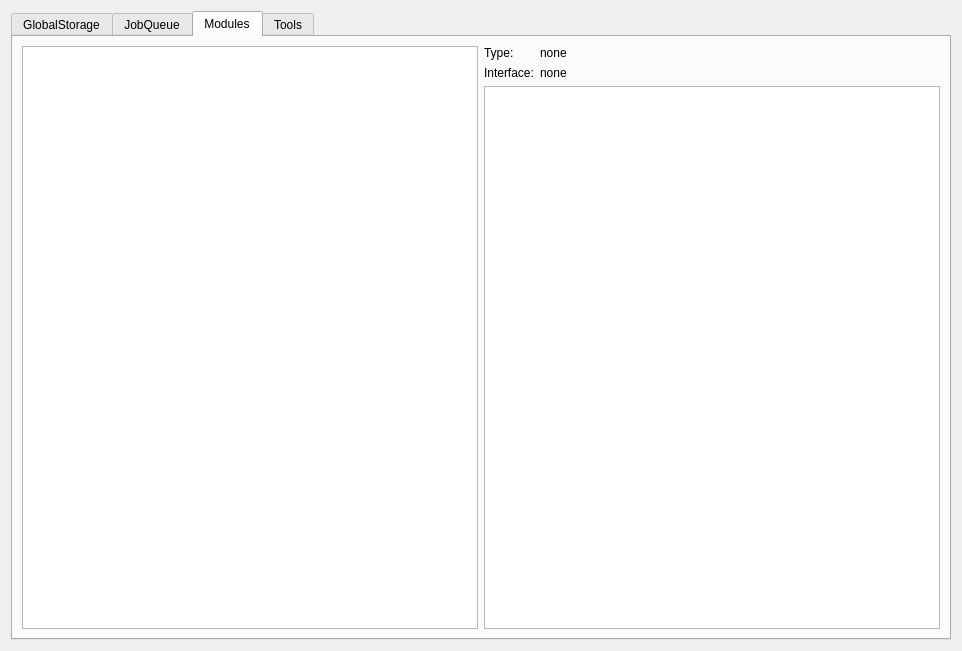
<?xml version="1.0" encoding="UTF-8"?>
<ui version="4.0">
 <class>Calamares::DebugWindow</class>
 <widget class="QWidget" name="Calamares::DebugWindow">
  <property name="geometry">
   <rect>
    <x>0</x>
    <y>0</y>
    <width>962</width>
    <height>651</height>
   </rect>
  </property>
  <property name="windowTitle">
   <string>Form</string>
  </property>
  <layout class="QVBoxLayout" name="verticalLayout">
   <item>
    <widget class="QTabWidget" name="tabWidget">
     <property name="currentIndex">
      <number>2</number>
     </property>
     <widget class="QWidget" name="globalStorageTab">
      <attribute name="title">
       <string>GlobalStorage</string>
      </attribute>
      <layout class="QVBoxLayout" name="verticalLayout_2">
       <item>
        <widget class="QTreeView" name="globalStorageView"/>
       </item>
      </layout>
     </widget>
     <widget class="QWidget" name="jobQueueTab">
      <attribute name="title">
       <string>JobQueue</string>
      </attribute>
      <layout class="QVBoxLayout" name="verticalLayout_3">
       <item>
        <widget class="QTextEdit" name="jobQueueText"/>
       </item>
      </layout>
     </widget>
     <widget class="QWidget" name="modulesTab">
      <attribute name="title">
       <string>Modules</string>
      </attribute>
      <layout class="QHBoxLayout" name="horizontalLayout">
       <item>
        <widget class="QListView" name="modulesListView"/>
       </item>
       <item>
        <layout class="QVBoxLayout" name="modulesVerticalLayout">
         <item>
          <layout class="QFormLayout" name="formLayout">
           <item row="0" column="0">
            <widget class="QLabel" name="label">
             <property name="text">
              <string>Type:</string>
             </property>
            </widget>
           </item>
           <item row="0" column="1">
            <widget class="QLabel" name="moduleTypeLabel">
             <property name="text">
              <string>none</string>
             </property>
            </widget>
           </item>
           <item row="1" column="0">
            <widget class="QLabel" name="label_2">
             <property name="text">
              <string>Interface:</string>
             </property>
            </widget>
           </item>
           <item row="1" column="1">
            <widget class="QLabel" name="moduleInterfaceLabel">
             <property name="text">
              <string>none</string>
             </property>
            </widget>
           </item>
          </layout>
         </item>
         <item>
          <widget class="QTreeView" name="moduleConfigView"/>
         </item>
        </layout>
       </item>
      </layout>
     </widget>
     <widget class="QWidget" name="toolsTab">
      <attribute name="title">
       <string>Tools</string>
      </attribute>
      <layout class="QVBoxLayout" name="verticalLayout_4">
       <item>
        <widget class="QPushButton" name="crashButton">
         <property name="text">
          <string notr="true">Crash now</string>
         </property>
        </widget>
       </item>
       <item>
        <widget class="QPushButton" name="reloadStylesheetButton">
         <property name="text">
          <string>Reload Stylesheet</string>
         </property>
        </widget>
       </item>
       <item>
        <widget class="QPushButton" name="widgetTreeButton">
         <property name="text">
          <string>Widget Tree</string>
         </property>
        </widget>
       </item>
       <item>
        <spacer name="verticalSpacer">
         <property name="orientation">
          <enum>Qt::Vertical</enum>
         </property>
         <property name="sizeHint" stdset="0">
          <size>
           <width>20</width>
           <height>40</height>
          </size>
         </property>
        </spacer>
       </item>
      </layout>
     </widget>
    </widget>
   </item>
  </layout>
 </widget>
 <resources/>
 <connections/>
</ui>
